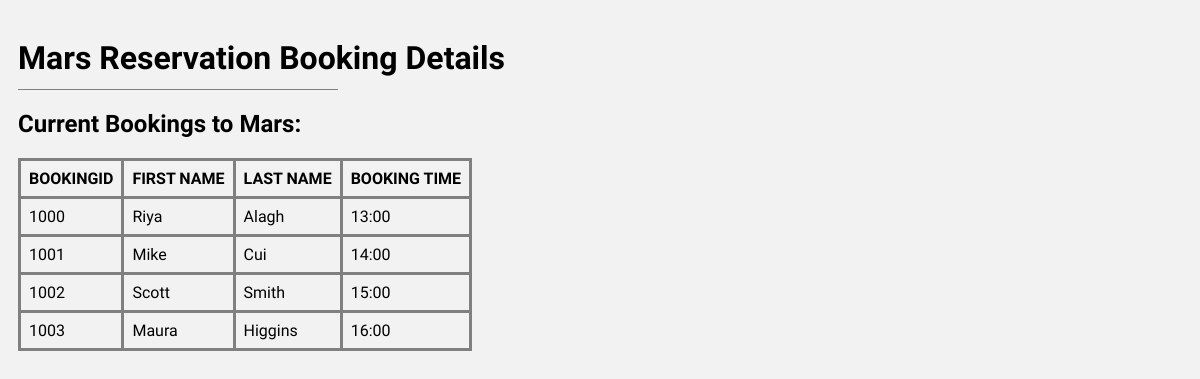
Before: / with the older database file.
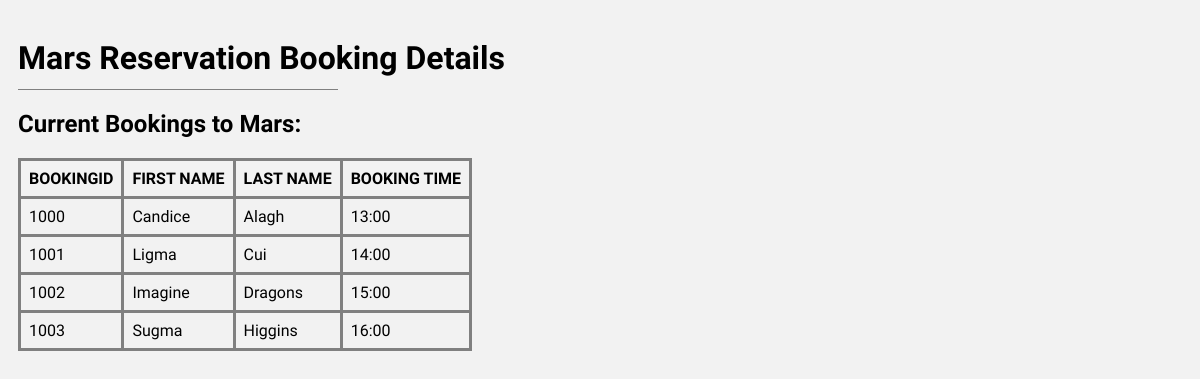
After: the same page with the newer database file.
### tables this page shows
CREATE TABLE schedule(
  bookingID INTEGER NOT NULL PRIMARY KEY AUTO_INCREMENT,
  fName varchar(25) NOT NULL, 
  lName varchar(25) NOT NULL, 
  email varchar(100) NOT NULL, 
  bookingtTime varchar(10) NOT NULL UNIQUE
) 

AUTO_INCREMENT=1000;

### www/index.php (the view, shortened to what this page needs)
<!DOCTYPE HTML PUBLIC "-//IETF//DTD HTML//EN">
<html>
  <head>
      <link rel="stylesheet" href="style.css">
  </head>
  <body>
  <div class="container">
          <div id="header1">
            <h1>Mars Reservation Booking Details</h1>
          </div>
    <h2>Current Bookings to Mars:</h2>
          <table border="5">
          <tr><th>BOOKINGID</th><th>FIRST NAME</th><th>LAST NAME</th><th>BOOKING TIME</th></tr>
          <?php
            $db_host   = '192.168.2.13';
            $db_name   = 'bookings';
            $db_user   = 'user1';
            $db_passwd = 'password1234';
            $pdo_dsn = "mysql:host=$db_host;dbname=$db_name";
            $pdo = new PDO($pdo_dsn, $db_user, $db_passwd);
            $q = $pdo->query("SELECT * FROM schedule");
            while($row = $q->fetch()){
              echo "<tr><td>".$row["bookingID"]."</td><td>".$row["fName"]."</td><td>".$row["lName"]."</td><td>".$row["bookingtTime"]."</td></tr>\n";
            }
          ?>
          </table>
  </body>
</html>

Changed rows visible on the page:
changed schedule "Alagh": fName "Riya" → "Candice"
changed schedule "Cui": fName "Mike" → "Ligma"
changed schedule id 1002: fName "Scott" → "Imagine"; lName "Smith" → "Dragons"
changed schedule "Higgins": fName "Maura" → "Sugma"
